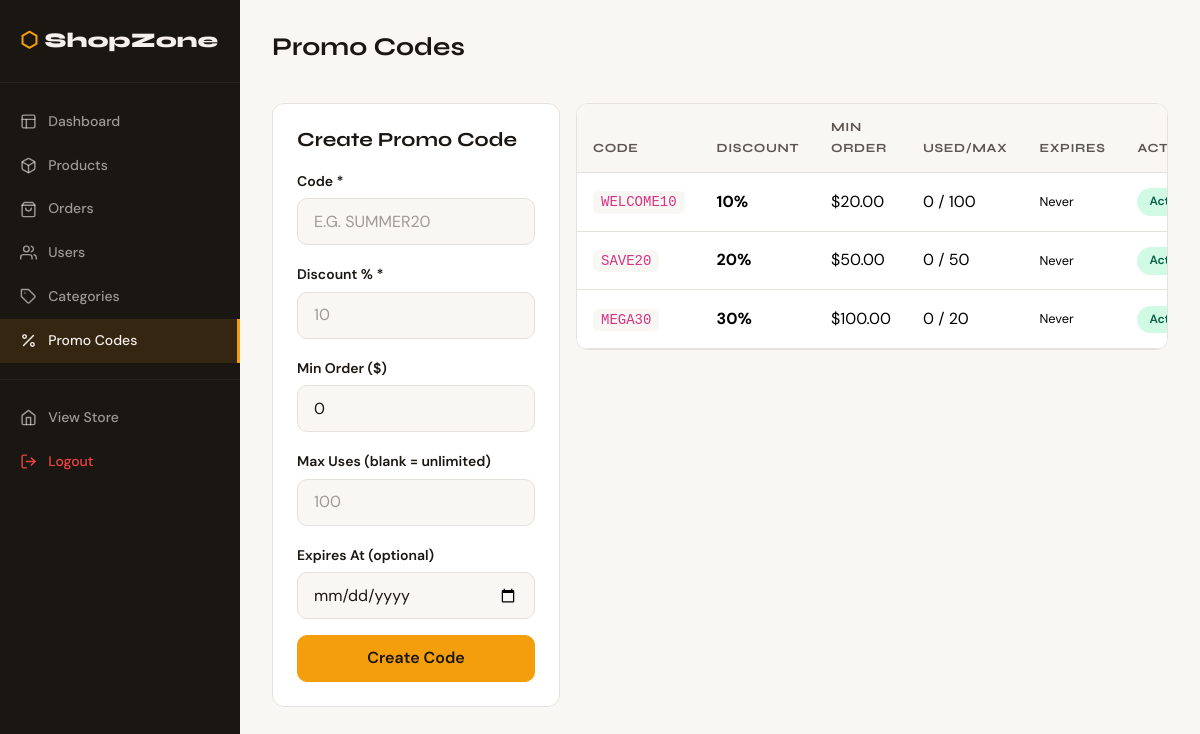
The app's page /admin/promos.php (signed in) with its own data.
### tables this page shows
CREATE TABLE IF NOT EXISTS promo_codes (
    id INT AUTO_INCREMENT PRIMARY KEY,
    code VARCHAR(50) UNIQUE NOT NULL,
    discount_percent INT NOT NULL,
    min_order DECIMAL(10,2) DEFAULT 0,
    max_uses INT DEFAULT NULL,
    used_count INT DEFAULT 0,
    expires_at DATE DEFAULT NULL,
    is_active TINYINT(1) DEFAULT 1,
    created_at TIMESTAMP DEFAULT CURRENT_TIMESTAMP
);

### includes/functions.php (called while the page is built, shortened)
<?php
function sanitize(string $val): string { return htmlspecialchars(trim($val), ENT_QUOTES, 'UTF-8'); }

### admin/promos.php (the view, shortened to what this page needs)
<?php
require_once __DIR__ . '/../includes/functions.php';
$db = getDB();
$promos = $db->query("SELECT * FROM promo_codes ORDER BY created_at DESC")->fetchAll();
?>
<!DOCTYPE html>
<html lang="en" data-theme="light">
<head>
<link rel="stylesheet" href="https://cdn.jsdelivr.net/npm/bootstrap@5.3.2/dist/css/bootstrap.min.css">
<link rel="stylesheet" href="<?= SITE_URL ?>/assets/css/style.css">
</head>
<body>
<div class="admin-layout">
<aside class="admin-sidebar">
  <div class="brand"><span>⬡</span> <?= SITE_NAME ?></div>
  <nav class="admin-nav">
    <a href="dashboard.php"><i data-feather="layout"></i> Dashboard</a>
    <a href="products.php"><i data-feather="box"></i> Products</a>
    <a href="orders.php"><i data-feather="shopping-bag"></i> Orders</a>
    <a href="users.php"><i data-feather="users"></i> Users</a>
    <a href="categories.php"><i data-feather="tag"></i> Categories</a>
    <a href="promos.php" class="active"><i data-feather="percent"></i> Promo Codes</a>
    <div style="border-top:1px solid rgba(255,255,255,.06);margin:1rem 0"></div>
    <a href="<?= SITE_URL ?>/index.php"><i data-feather="home"></i> View Store</a>
    <a href="<?= SITE_URL ?>/pages/logout.php" style="color:#EF4444"><i data-feather="log-out"></i> Logout</a>
  </nav>
</aside>
<main class="admin-main">
<div class="admin-topbar"><h1>Promo Codes</h1></div>
<div class="row g-3">
  <div class="col-lg-4">
    <div style="background:var(--card-bg);border:1px solid var(--border);border-radius:var(--radius);padding:1.5rem">
      <h5 style="margin-bottom:1rem">Create Promo Code</h5>
      <form method="POST">
        <div class="mb-3"><label class="form-label">Code *</label><input type="text" name="code" class="form-control" required placeholder="e.g. SUMMER20" style="text-transform:uppercase"></div>
        <div class="mb-3"><label class="form-label">Discount % *</label><input type="number" name="discount_percent" class="form-control" min="1" max="100" required placeholder="10"></div>
        <div class="mb-3"><label class="form-label">Min Order ($)</label><input type="number" name="min_order" step="0.01" class="form-control" value="0"></div>
        <div class="mb-3"><label class="form-label">Max Uses (blank = unlimited)</label><input type="number" name="max_uses" class="form-control" placeholder="100"></div>
        <div class="mb-3"><label class="form-label">Expires At (optional)</label><input type="date" name="expires_at" class="form-control"></div>
        <button type="submit" class="btn btn-primary w-100">Create Code</button>
      </form>
    </div>
  </div>
  <div class="col-lg-8">
    <div class="table-card">
      <table class="table">
        <thead><tr><th>Code</th><th>Discount</th><th>Min Order</th><th>Used/Max</th><th>Expires</th><th>Active</th><th></th></tr></thead>
        <tbody>
        <?php foreach ($promos as $pr): ?>
        <tr>
          <td><code style="background:var(--bg-2);padding:.2rem .5rem;border-radius:6px"><?= sanitize($pr['code']) ?></code></td>
          <td><strong><?= $pr['discount_percent'] ?>%</strong></td>
          <td>$<?= $pr['min_order'] ?></td>
          <td><?= $pr['used_count'] ?> / <?= $pr['max_uses'] ?? '∞' ?></td>
          <td style="font-size:.8rem"><?= $pr['expires_at'] ?? 'Never' ?></td>
          <td>
            <span class="status-badge <?= $pr['is_active'] ? 'status-delivered' : 'status-cancelled' ?>">
              <?= $pr['is_active'] ? 'Active' : 'Inactive' ?>
            </span>
          </td>
        </tr>
        <?php endforeach; ?>
        </tbody>
      </table>
    </div>
  </div>
</div>
</main>
</div>
</body></html>

### assets/css/style.css (style rules this page uses)
:root { --accent: #F59E0B; --accent-dark: #D97706; --bg: #FFFFFF; --bg-2: #F8F7F4; --bg-3: #EFEDE8; --text: #1A1612; --text-2: #5C5550; --text-3: #9E9A96; --card-bg: #FFFFFF; --border: #E5E1DC; --nav-bg: #1A1612; --nav-text: #F5F0EB; --shadow: 0 4px 24px rgba(0,0,0,.08); --radius: 12px; --radius-lg: 20px; --transition: .25s cubic-bezier(.4,0,.2,1); }
*, *::before, *::after { box-sizing: border-box; margin: 0; padding: 0; }
body { font-family: 'DM Sans', sans-serif; background: var(--bg); color: var(--text); line-height: 1.65; transition: background var(--transition), color var(--transition); }
h1,h2,h3,h4,h5,h6 { font-family: 'Syne', sans-serif; font-weight: 700; }
a { color: var(--accent); text-decoration: none; }
.btn-primary { background: var(--accent) !important; border-color: var(--accent) !important; color: #1A1612 !important; font-weight: 600; border-radius: 10px; padding: .65rem 1.5rem; transition: var(--transition); }
.form-label { font-weight: 600; font-size: .875rem; color: var(--text); margin-bottom: .35rem; }
.form-control { background: var(--bg-2) !important; border: 1px solid var(--border) !important; border-radius: 10px !important; color: var(--text) !important; padding: .65rem 1rem !important; transition: var(--transition) !important; }
.form-control::placeholder { color: var(--text-3) !important; }
.admin-layout { display: flex; min-height: 100vh; }
.admin-sidebar { width: 240px; background: var(--nav-bg); padding: 1.5rem 0; flex-shrink: 0; position: sticky; top: 0; height: 100vh; overflow-y: auto; }
.admin-sidebar .brand { font-family: 'Syne', sans-serif; font-size: 1.3rem; font-weight: 800; color: var(--nav-text); padding: 0 1.25rem 1.5rem; display: flex; align-items: center; gap: .4rem; border-bottom: 1px solid rgba(255,255,255,.06); margin-bottom: 1rem; }
.admin-sidebar .brand span { color: var(--accent); }
.admin-nav a { display: flex; align-items: center; gap: .7rem; padding: .65rem 1.25rem; color: rgba(245,240,235,.6); font-size: .875rem; font-weight: 500; transition: var(--transition); text-decoration: none; }
.admin-nav a svg { width: 17px; height: 17px; }
.admin-nav a:hover, .admin-nav a.active { color: var(--nav-text); background: rgba(245,158,11,.12); }
.admin-nav a.active { border-right: 3px solid var(--accent); }
.admin-main { flex: 1; padding: 2rem; background: var(--bg-2); }
.admin-topbar { display: flex; align-items: center; justify-content: space-between; margin-bottom: 2rem; }
.admin-topbar h1 { font-size: 1.6rem; }
.table-card { background: var(--card-bg); border: 1px solid var(--border); border-radius: var(--radius); overflow: hidden; }
.table { margin: 0; color: var(--text); }
.table thead th { background: var(--bg-2); border-color: var(--border); font-family: 'Syne', sans-serif; font-size: .78rem; text-transform: uppercase; letter-spacing: .05em; color: var(--text-2); padding: .85rem 1rem; }
.table td { border-color: var(--border); padding: .9rem 1rem; vertical-align: middle; }
.status-badge { display: inline-flex; align-items: center; gap: .3rem; padding: .25rem .75rem; border-radius: 20px; font-size: .75rem; font-weight: 600; }
.status-delivered { background: #D1FAE5; color: #065F46; }

### records on screen
promo_codes: code "WELCOME10", discount_percent "10", min_order "20.00", used_count "0", max_uses "100", expires_at "Never", is_active "Active"
promo_codes: code "SAVE20", discount_percent "20", min_order "50.00", used_count "0", max_uses "50", expires_at "Never", is_active "Active"
promo_codes: code "MEGA30", discount_percent "30", min_order "100.00", used_count "0", max_uses "20", expires_at "Never", is_active "Active"

### other values on screen
SITE_NAME "ShopZone"
